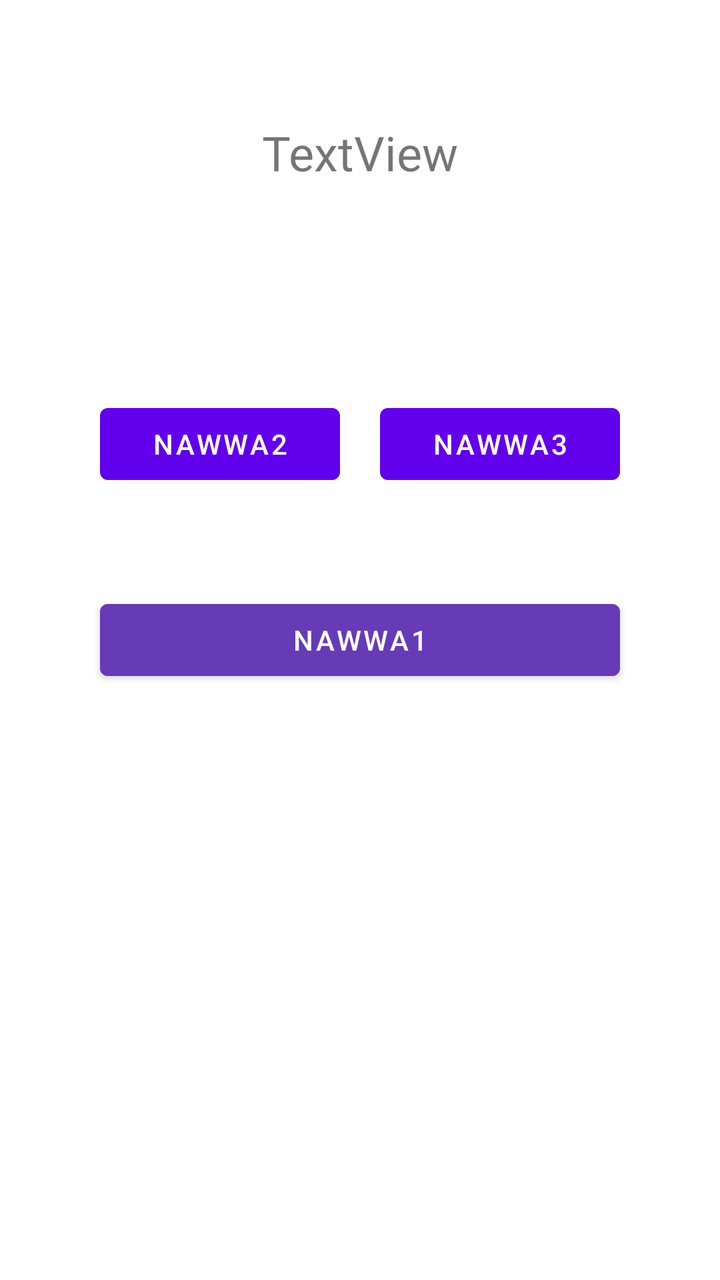
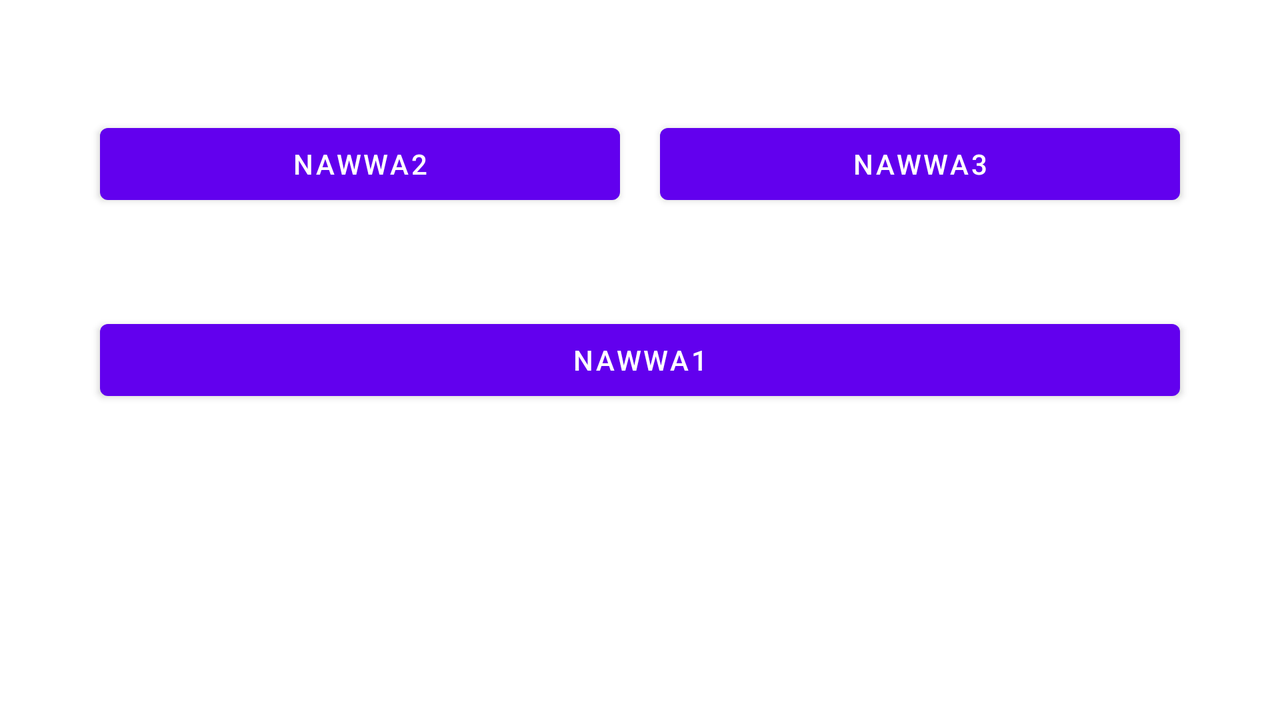

Compare how this app lays out the same screen by default and in its alternative resource folder. The renders come first, then the two layout files and the values they reference.
<!-- AndroidManifest.xml: application theme Theme.App1 -->
<!-- res/layout/activity_a.xml -->
<?xml version="1.0" encoding="utf-8"?>
<androidx.constraintlayout.widget.ConstraintLayout xmlns:android="http://schemas.android.com/apk/res/android"
    xmlns:app="http://schemas.android.com/apk/res-auto"
    xmlns:tools="http://schemas.android.com/tools"
    android:id="@+id/main"
    android:layout_width="match_parent"
    android:layout_height="match_parent"
    tools:context=".A">

    <Button
        android:id="@+id/button"
        android:layout_width="0dp"
        android:layout_height="wrap_content"
        android:layout_marginStart="50dp"
        android:layout_marginEnd="50dp"
        android:backgroundTint="@color/b1"
        android:text="@string/b1"
        app:layout_constraintBottom_toBottomOf="parent"
        app:layout_constraintEnd_toEndOf="parent"
        app:layout_constraintStart_toStartOf="parent"
        app:layout_constraintTop_toTopOf="parent" />

    <Button
        android:id="@+id/button4"
        android:layout_width="0dp"
        android:layout_height="wrap_content"
        android:layout_marginStart="50dp"
        android:layout_marginEnd="10dp"
        android:layout_marginBottom="50dp"
        android:text="@string/b2"
        app:layout_constraintBottom_toTopOf="@+id/button"
        app:layout_constraintEnd_toStartOf="@+id/button5"
        app:layout_constraintStart_toStartOf="parent" />

    <Button
        android:id="@+id/button5"
        android:layout_width="0dp"
        android:layout_height="wrap_content"
        android:layout_marginStart="10dp"
        android:layout_marginEnd="50dp"
        android:layout_marginBottom="50dp"
        android:text="@string/b3"
        app:layout_constraintBottom_toTopOf="@+id/button"
        app:layout_constraintEnd_toEndOf="parent"
        app:layout_constraintStart_toEndOf="@+id/button4" />

    <TextView
        android:id="@+id/textView"
        android:layout_width="wrap_content"
        android:layout_height="wrap_content"
        android:layout_marginTop="60dp"
        android:text="TextView"
        android:textSize="24sp"
        app:layout_constraintEnd_toEndOf="parent"
        app:layout_constraintStart_toStartOf="parent"
        app:layout_constraintTop_toTopOf="parent" />

</androidx.constraintlayout.widget.ConstraintLayout>
<!-- resources referenced by this layout -->
<resources>
  <color name="b1">#673AB7</color>
  <string name="b1">nawwa1</string>
  <string name="b2">nawwa2</string>
  <string name="b3">nawwa3</string>
  <style name="Theme.App1" parent="Theme.MaterialComponents.DayNight.DarkActionBar">
          
          <item name="colorPrimary">@color/purple_500</item>
          <item name="colorPrimaryVariant">@color/purple_700</item>
          <item name="colorOnPrimary">@color/white</item>
          
          <item name="colorSecondary">@color/teal_200</item>
          <item name="colorSecondaryVariant">@color/teal_700</item>
          <item name="colorOnSecondary">@color/black</item>
          
          <item name="android:statusBarColor">?attr/colorPrimaryVariant</item>
          
      </style>
  <color name="purple_500">#FF6200EE</color>
  <color name="purple_700">#FF3700B3</color>
  <color name="white">#FFFFFFFF</color>
  <color name="teal_200">#FF03DAC5</color>
  <color name="teal_700">#FF018786</color>
  <color name="black">#FF000000</color>
</resources>
<!-- res/layout-land/activity_a.xml (the repository's variant of the layout above) -->
<!-- drawn on the phone turned sideways -->
<?xml version="1.0" encoding="utf-8"?>
<androidx.constraintlayout.widget.ConstraintLayout xmlns:android="http://schemas.android.com/apk/res/android"
    xmlns:app="http://schemas.android.com/apk/res-auto"
    xmlns:tools="http://schemas.android.com/tools"
    android:id="@+id/main"
    android:layout_width="match_parent"
    android:layout_height="match_parent"
    tools:context=".A">

    <Button
        android:id="@+id/button"
        android:layout_width="0dp"
        android:layout_height="wrap_content"
        android:layout_marginStart="50dp"
        android:layout_marginEnd="50dp"
        android:text="@string/b1"
        app:layout_constraintBottom_toBottomOf="parent"
        app:layout_constraintEnd_toEndOf="parent"
        app:layout_constraintStart_toStartOf="parent"
        app:layout_constraintTop_toTopOf="parent" />

    <Button
        android:id="@+id/button4"
        android:layout_width="0dp"
        android:layout_height="wrap_content"
        android:layout_marginStart="50dp"
        android:layout_marginEnd="10dp"
        android:layout_marginBottom="50dp"
        android:text="@string/b2"
        app:layout_constraintBottom_toTopOf="@+id/button"
        app:layout_constraintEnd_toStartOf="@+id/button5"
        app:layout_constraintStart_toStartOf="parent" />

    <Button
        android:id="@+id/button5"
        android:layout_width="0dp"
        android:layout_height="wrap_content"
        android:layout_marginStart="10dp"
        android:layout_marginEnd="50dp"
        android:layout_marginBottom="50dp"
        android:text="@string/b3"
        app:layout_constraintBottom_toTopOf="@+id/button"
        app:layout_constraintEnd_toEndOf="parent"
        app:layout_constraintStart_toEndOf="@+id/button4" />

</androidx.constraintlayout.widget.ConstraintLayout>
<!-- resources referenced by the variant -->
<!-- as the phone turned sideways resolves them -->
<resources>
  <string name="b1">nawwa1</string>
  <string name="b2">nawwa2</string>
  <string name="b3">nawwa3</string>
  <style name="Theme.App1" parent="Theme.MaterialComponents.DayNight.DarkActionBar">
          
          <item name="colorPrimary">@color/purple_500</item>
          <item name="colorPrimaryVariant">@color/purple_700</item>
          <item name="colorOnPrimary">@color/white</item>
          
          <item name="colorSecondary">@color/teal_200</item>
          <item name="colorSecondaryVariant">@color/teal_700</item>
          <item name="colorOnSecondary">@color/black</item>
          
          <item name="android:statusBarColor">?attr/colorPrimaryVariant</item>
          
      </style>
  <color name="purple_500">#FF6200EE</color>
  <color name="purple_700">#FF3700B3</color>
  <color name="white">#FFFFFFFF</color>
  <color name="teal_200">#FF03DAC5</color>
  <color name="teal_700">#FF018786</color>
  <color name="black">#FF000000</color>
</resources>
